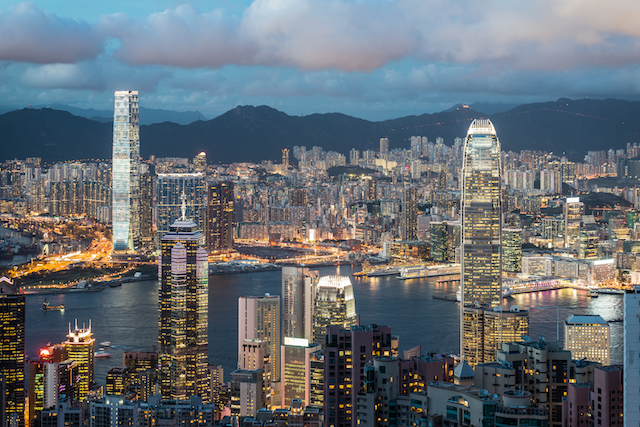
#> input picture Input/hk-small.png, 640 x 427 px
$ python -i harris-numpy.py   (imports and definitions only)   (Python 2 division)
#> lines starting #> are read from the running program, lines starting #| are printed output that depends on the picture; after the words box and inside, x2 and y2 are one past the last pixel; in counts of white or black regions, pixels touching at a corner belong together
#> further down, picture is the input picture: shape (427, 640, 3); mean B, G, R 116.5, 110.4, 102.8
import imageIO
import numpy as np
from scipy import ndimage
import time

Sobel=np.array([[-1, 0, 1], [-2, 0, 2], [-1, 0, 1]])

def harris(im, sigmaG=1, factor=4, k = 0.15, thr=0.0, debug=False):

	#compute luminance and blur
#> called with sigmaG = 1, factor = 4, k = 0.15, thr = 0, debug = False
    L=np.dot(im, np.array([0.3, 0.6, 0.1]))
    L=ndimage.filters.gaussian_filter(L, sigmaG)

    #compute gradient
    gx=ndimage.convolve(L, Sobel)
    gy=ndimage.convolve(L, Sobel.T)

    #form tensor
    ix2=gx**2
    iy2=gy**2
    ixiy=gx*gy

    # blur tensor
    ix2=ndimage.filters.gaussian_filter(ix2, sigmaG*factor)
    iy2=ndimage.filters.gaussian_filter(iy2, sigmaG*factor)
    ixiy=ndimage.filters.gaussian_filter(ixiy, sigmaG*factor)
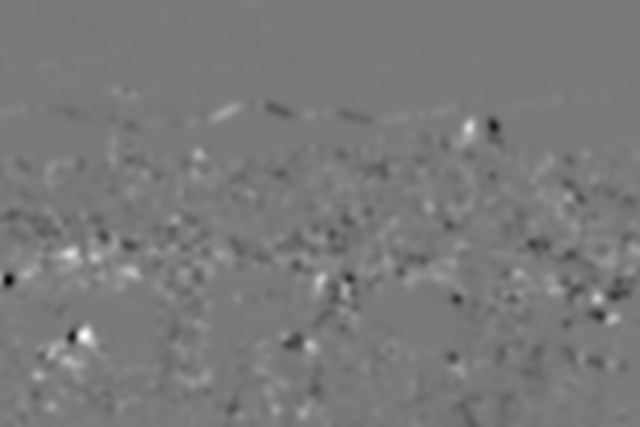
#> ixiy: shape (427, 640) float64; min -8821.9, max 9587.4, mean 14.8; drawn with min black and max white

    #determinant of tensor
    det=ix2*iy2-ixiy**2
    # trace of tensor
    trace=ix2+iy2

    # Harris response
    M=det-k*trace**2
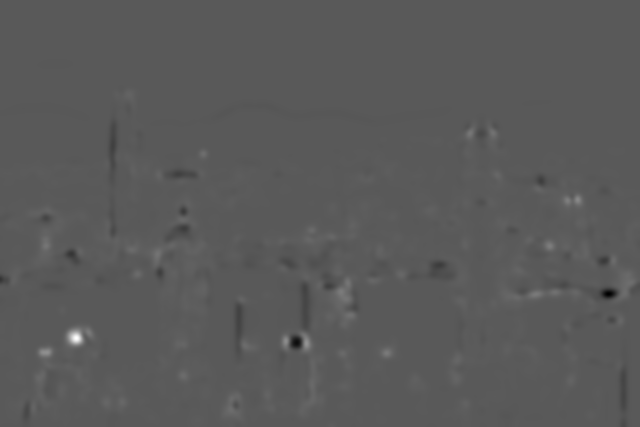
#> M: shape (427, 640) float64; min -238052450.6, max 442194385.3, mean 2096817.2; drawn with min black and max white


    # threshold
    thresholded=np.zeros(M.shape)
    thresholded[M>thr]=1.0


    # local maximum criterion
    # There is a more elegant way in Halide with a single predicate
    # There might be a better way in numpy as well

    notmaxi1=np.greater(M[0:-2, 1:-1], M[1:-1, 1:-1])
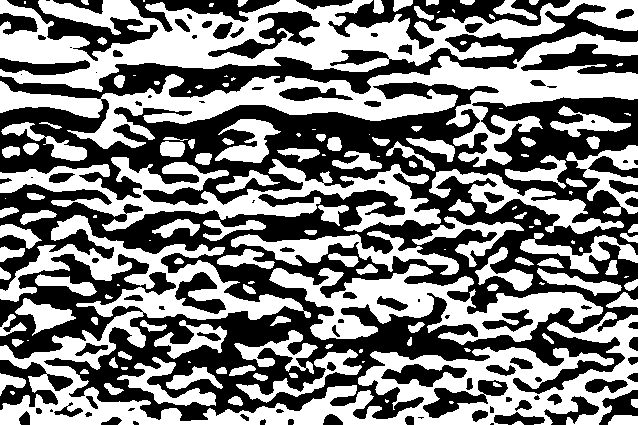
#> notmaxi1: shape (425, 638) bool; 49.8% white; 150 white regions (39 under 20 px), largest, box (x1, y1, x2, y2) and area: (0, 215, 638, 425) 31645, (0, 0, 638, 92) 23086, (0, 32, 638, 167) 21264
    notmaxi2=np.greater(M[2:, 1:-1],   M[1:-1, 1:-1])
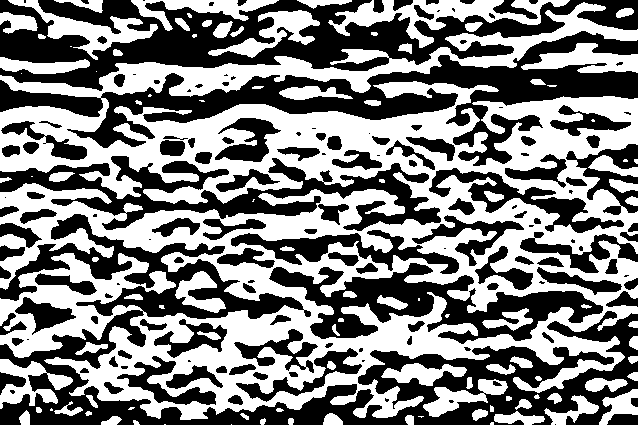
#> notmaxi2: shape (425, 638) bool; 50.1% white; 150 black regions (40 under 20 px), largest, box (x1, y1, x2, y2) and area: (0, 214, 638, 425) 32182, (0, 0, 638, 91) 22938, (0, 31, 638, 166) 21264
    notmaxi3=np.greater(M[1:-1, 0:-2], M[1:-1, 1:-1])
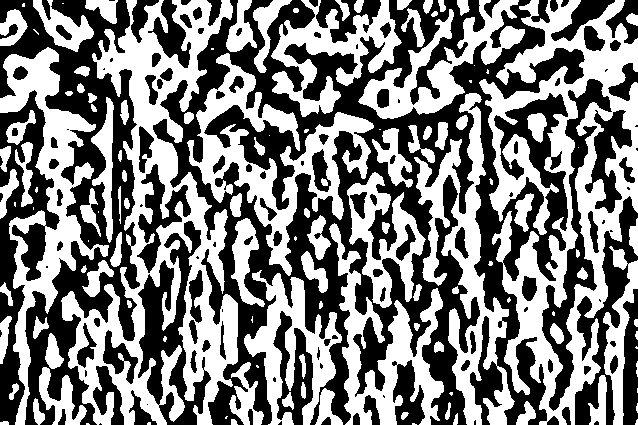
#> notmaxi3: shape (425, 638) bool; 49.6% white; 126 white regions (33 under 20 px), largest, box (x1, y1, x2, y2) and area: (61, 0, 238, 425) 25917, (479, 0, 638, 425) 25302, (187, 53, 374, 276) 10746
    notmaxi4=np.greater(M[1:-1, 2:] , M[1:-1, 1:-1])
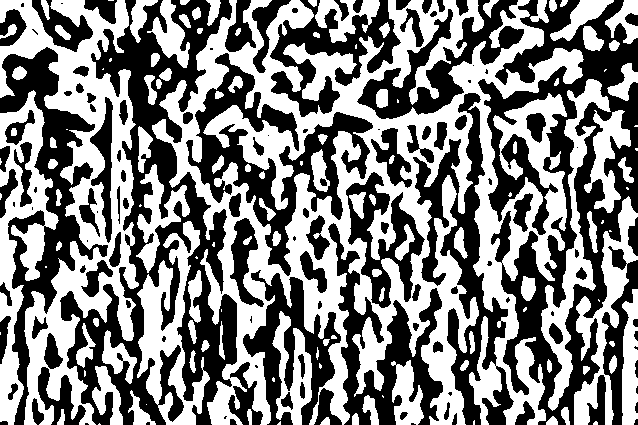
#> notmaxi4: shape (425, 638) bool; 50.3% white; 126 black regions (32 under 20 px), largest, box (x1, y1, x2, y2) and area: (60, 0, 237, 425) 25917, (478, 0, 638, 425) 25461, (186, 53, 373, 276) 10746
    thresholded[1:-1, 1:-1][ notmaxi1]=0.0
    thresholded[1:-1, 1:-1][ notmaxi2]=0.0
    thresholded[1:-1, 1:-1][ notmaxi3]=0.0
    thresholded[1:-1, 1:-1][ notmaxi4]=0.0

    return thresholded;


def main():
    im=np.load('Input/hk.npy')
    mpix= (im.shape[0] * im.shape[1])/1e6
    t=time.time()
    out=harris(im)
    dt=time.time()-t

    print 'took ', dt, 'seconds'
    print  '%.5f ms per megapixel (%.7f ms for %d megapixels)' % (dt/mpix*1e3, dt*1e3, mpix)

    norm=np.max(out)
    imageIO.imwrite(out/norm)


#usual python business to declare main function in module.
# [2 lines not run here, left out]

>>> import cv2
>>> picture = cv2.imread('Input/hk-small.png')
>>> result = harris(picture)
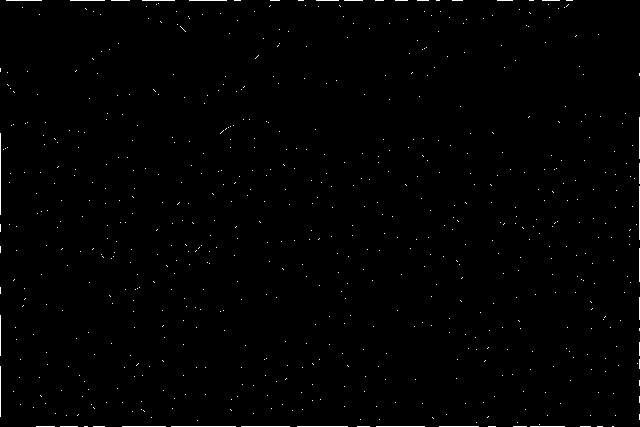
#> result: shape (427, 640) float64; values 0 (black) and 1 (white), 0.69% white in thin lines or dots
